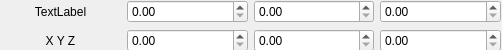
<?xml version="1.0" encoding="UTF-8"?>
<ui version="4.0">
 <class>object_list_frame</class>
 <widget class="QFrame" name="object_list_frame">
  <property name="geometry">
   <rect>
    <x>0</x>
    <y>0</y>
    <width>502</width>
    <height>50</height>
   </rect>
  </property>
  <property name="windowTitle">
   <string>Frame</string>
  </property>
  <widget class="QWidget" name="gridLayoutWidget">
   <property name="geometry">
    <rect>
     <x>0</x>
     <y>0</y>
     <width>501</width>
     <height>51</height>
    </rect>
   </property>
   <layout class="QGridLayout" name="grid">
    <property name="spacing">
     <number>6</number>
    </property>
    <item row="2" column="3">
     <widget class="QDoubleSpinBox" name="Z"/>
    </item>
    <item row="2" column="0">
     <widget class="QLabel" name="position_hint">
      <property name="text">
       <string>X Y Z</string>
      </property>
      <property name="alignment">
       <set>Qt::AlignCenter</set>
      </property>
     </widget>
    </item>
    <item row="2" column="1">
     <widget class="QDoubleSpinBox" name="X">
      <property name="sizePolicy">
       <sizepolicy hsizetype="Minimum" vsizetype="Fixed">
        <horstretch>0</horstretch>
        <verstretch>0</verstretch>
       </sizepolicy>
      </property>
     </widget>
    </item>
    <item row="0" column="0">
     <widget class="QLabel" name="name">
      <property name="autoFillBackground">
       <bool>false</bool>
      </property>
      <property name="text">
       <string>TextLabel</string>
      </property>
      <property name="alignment">
       <set>Qt::AlignCenter</set>
      </property>
     </widget>
    </item>
    <item row="2" column="2">
     <widget class="QDoubleSpinBox" name="Y"/>
    </item>
    <item row="0" column="1">
     <widget class="QDoubleSpinBox" name="customSpinBox1"/>
    </item>
    <item row="0" column="2">
     <widget class="QDoubleSpinBox" name="customSpinBox2"/>
    </item>
    <item row="0" column="3">
     <widget class="QDoubleSpinBox" name="customSpinBox3"/>
    </item>
   </layout>
  </widget>
 </widget>
 <resources/>
 <connections/>
</ui>
